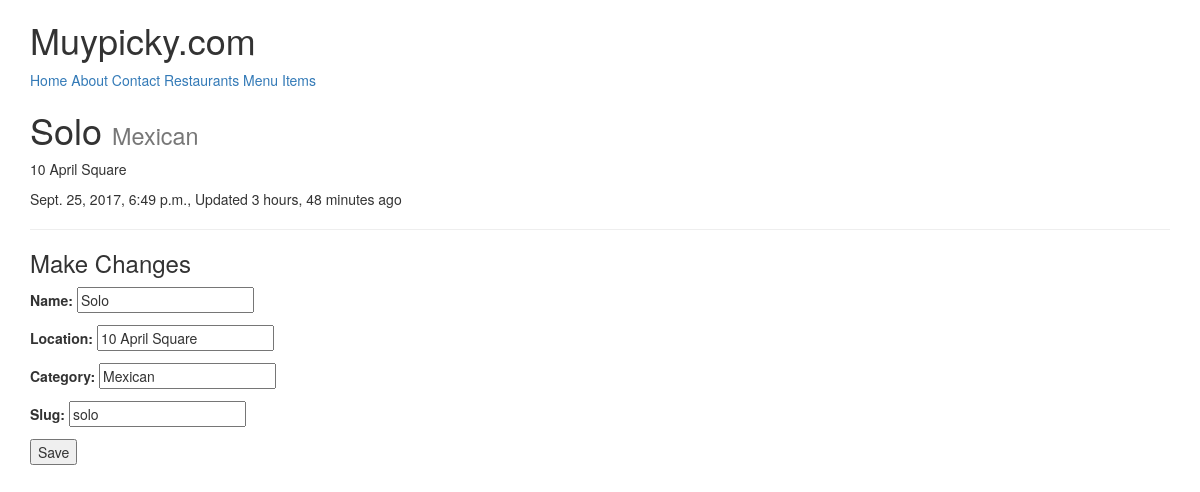
Screenshot of /restaurants/solo/ (signed in) with the database file from the repository.
### restaurants/models.py (models this page shows, shortened)
class Restaurant(models.Model):
    owner           = models.ForeignKey(User) # class_instance.model_set.all()
    name            = models.CharField(max_length=120)
    location        = models.CharField(max_length=120, null=True, blank=True)
    category        = models.CharField(max_length=120, null=True, blank=True, validators=[validate_category])
    timestamp       = models.DateTimeField(auto_now_add=True)
    updated         = models.DateTimeField(auto_now=True)
    slug            = models.SlugField(null=True, blank=True)
    objects = RestaurantManager()
    @property
    def title(self):
        return self.name

### restaurants/views.py (the view)
# urls.py: url(r'^(?P<slug>[\w-]+)/$', RestaurantUpdateView.as_view(), name='detail'),
class RestaurantUpdateView(LoginRequiredMixin, UpdateView):
    form_class = RestaurantCreateForm
    login_url = '/login/'
    template_name = 'restaurants/detail-update.html'
    def get_context_data(self, *args, **kwargs):
        context = super(RestaurantUpdateView, self).get_context_data(*args, **kwargs)
        name = self.get_object().name
        context['title'] = f'Update Restaurant: {name}'
        return context
    def get_queryset(self):
        return Restaurant.objects.filter(owner=self.request.user)

### restaurants/forms.py (shortened to what this page needs)
class RestaurantCreateForm(forms.ModelForm):
    category = forms.CharField(required=False, validators=[validate_category])
    class Meta:
        model = Restaurant
        fields = [
            'name',
            'location',
            'category',
            'slug',
        ]

### restaurants/models.py (called while the page is built)
    def get_queryset(self):
        return RestaurantQuerySet(self.model, using=self._db)

### restaurants/templates/restaurants/detail-update.html (shortened to what this page needs)
{% extends "base.html" %}
{% block content %}
<h1>{{ form.instance.title }} <small>{{ form.instance.category }}</small></h1>
<p> {{ form.instance.location }}</p>
<p> {{form.instance.timestamp }}, Updated {{ form.instance.updated|timesince }} ago</p>
<hr/>
<h3>Make Changes</h3>
{% include 'snippets/form-snippet.html' with form=form %}
{% endblock %}

### templates/snippets/form-snippet.html (shortened to what this page needs)
<form method='POST'> {% csrf_token %}
    {{ form.as_p }}
<button type="submit">Save</button>
</form>

### rows the page displays
Restaurant: instance "Solo", instance.category "Mexican", instance.location "10 April Square", instance.timestamp "Sept. 25, 2017, 6:49 p.m.", instance.updated "3 hours, 48 minutes", name "Solo", location "10 April Square", category "Mexican", slug "solo"
